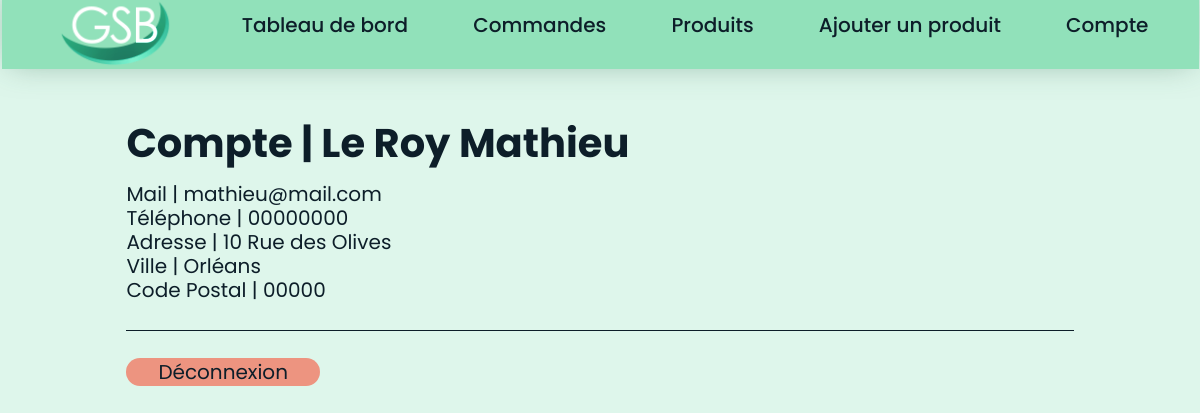
Before: /index.php?uc=seConnecter&action=voirCompte (signed in) with the older database file.
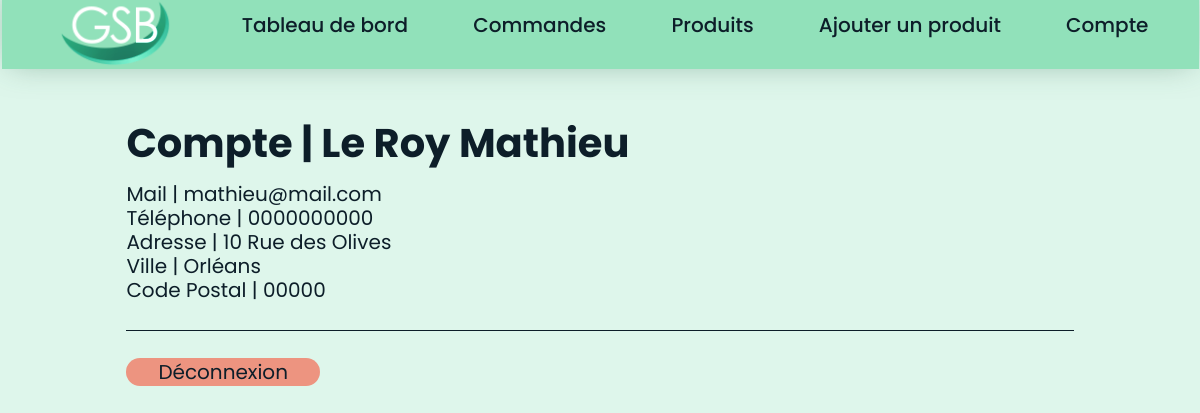
After: the same page with the newer database file.
### tables this page shows
CREATE TABLE IF NOT EXISTS `utilisateur` (
  `ID` int NOT NULL AUTO_INCREMENT,
  `Nom` varchar(128) NOT NULL,
  `Prenom` varchar(128) NOT NULL,
  `Telephone` varchar(32) NOT NULL,
  `Code_Postal` varchar(5) NOT NULL,
  `Ville` varchar(128) NOT NULL,
  `Adresse` varchar(128) NOT NULL,
  `Mail` varchar(128) NOT NULL,
  `Password` varchar(512) NOT NULL,
  `ID_Role` int NOT NULL,
  PRIMARY KEY (`ID`),
  KEY `Utilisateur_Role_FK` (`ID_Role`)
);

### modele/bd.produits.inc.php (called while the page is built, shortened)
<?php
	function getCompte($id){
			$monPdo = connexionPDO();
			$req = "SELECT Nom, Prenom, Telephone, Code_Postal, Ville, Adresse, Mail FROM utilisateur WHERE ID = ?";
			$query = $monPdo -> prepare($req);
			$query -> execute(array($id));
			$res = $query -> fetch();
			return $res;
	}
?>

### vues/v_voirCompte.php (the view)
<h1> Compte | <?php echo $nom." ".$prenom; ?></h1>
<div class="compte">
    <div> Mail |        <?php echo $mail; ?></div>
    <div> Téléphone |   <?php echo $telephone; ?></div>
    <div> Adresse |     <?php echo $adresse; ?></div>
    <div> Ville |       <?php echo $ville; ?></div>
    <div> Code Postal | <?php echo $cp; ?></div>
</div>
<div class="hline"></div>
<a class="disconnect" href="index.php?uc=seConnecter&action=deconnexion">Déconnexion</a>

Changed rows visible on the page:
changed utilisateur "Le Roy": Telephone "00000000" → "0000000000"
